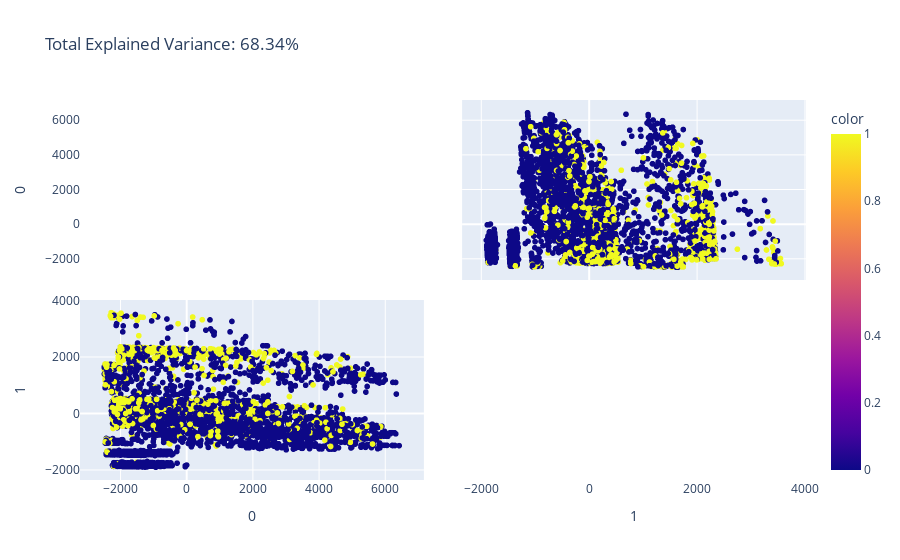

Notebook code for this chart:
### Code cell
import plotly.express as px
from sklearn.decomposition import PCA

n_components = 2

pca = PCA(n_components=n_components)
components = pca.fit_transform(features)

total_var = pca.explained_variance_ratio_.sum() * 100


fig = px.scatter_matrix(
    components,
    color=labels,
    dimensions=range(n_components),
    labels=labels,
    title=f'Total Explained Variance: {total_var:.2f}%',
)
fig.update_traces(diagonal_visible=False)
fig.show()

### Figure 1 — Plotly figure (JSON) as saved in the notebook; plotly's stock layout.template omitted (floating-point values rounded to 4 significant figures; data arrays with more than 128 entries replaced by an {"elided": "..."} marker saying what was removed)
{"data": [{"diagonal": {"visible": false}, "dimensions": [{"axis": {"matches": true}, "label": "0", "values": {"elided": "4212 float values"}}, {"axis": {"matches": true}, "label": "1", "values": {"elided": "4212 float values"}}], "hovertemplate": "%{xaxis.title.text}=%{x}<br>%{yaxis.title.text}=%{y}<br>color=%{marker.color}<extra></extra>", "legendgroup": "", "marker": {"color": {"elided": "4212 int values"}, "coloraxis": "coloraxis", "symbol": "circle"}, "name": "", "showlegend": false, "type": "splom"}], "layout": {"coloraxis": {"colorbar": {"title": {"text": "color"}}, "colorscale": [[0.0, "#0d0887"], [0.1111, "#46039f"], [0.2222, "#7201a8"], [0.3333, "#9c179e"], [0.4444, "#bd3786"], [0.5556, "#d8576b"], [0.6667, "#ed7953"], [0.7778, "#fb9f3a"], [0.8889, "#fdca26"], [1.0, "#f0f921"]]}, "dragmode": "select", "legend": {"tracegroupgap": 0}, "title": {"text": "Total Explained Variance: 68.34%"}}}
